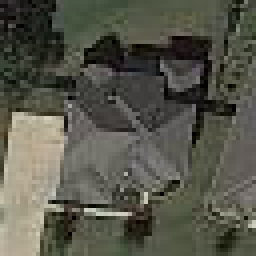
%> input picture ColorTransfer/samples/targets/train_1_00014_040_037.png, 64 x 64 px (shown 4 times larger)
$ octave ColorTransferDemo_with_mask.m   (GNU Octave 9; MATLAB toolbox functions it lacks are replaced by stand-ins)
%> lines starting %> are read from the running program, lines starting %| are printed output that depends on the picture
### ColorTransfer/Color_Transfer_CCS_with_mask.m
function est_im = Color_Transfer_CCS_with_mask(source,target,mask1,mask2)
%% We inspired this algorithm from different sources
%
%   Color_Transfor_CCS(SOURCE,TARGET) returns the colour transfered source
%   image SOURCE according to the target image TARGET.
%


% 只取mask内的部分，用来计算协方差矩阵
mask1 = repmat(mask1,[1,1,3]);
mask2 = repmat(mask2,[1,1,3]);

source_mask = source(mask1==1);
target_mask = target(mask2==1);

rgb_s_ = reshape(im2double(source),[],3)';

rgb_s = reshape(im2double(source_mask),[],3)';
rgb_t = reshape(im2double(target_mask),[],3)';

%% compute mean of the three aaxis :
mean_s = mean(rgb_s,2);
mean_t = mean(rgb_t,2);

%% compute covariance for th two images:
cov_s = cov(rgb_s');
cov_t = cov(rgb_t');
%% decompose covariances matrix using svd :
[U_s,A_s,~] = svd(cov_s);
[U_t,A_t,~] = svd(cov_t);

rgbh_s = [rgb_s_;ones(1,size(rgb_s_,2))];

%% compute transformation ( Rotation,Translation and Scaling )
% translations
T_t = eye(4); T_t(1:3,4) =  mean_t; %Target Image
T_s = eye(4); T_s(1:3,4) = -mean_s; %Source Image
% rotations
% Blkdiag : placing the matrix in diagonal
R_t = blkdiag(U_t,1);  R_s = blkdiag(inv(U_s),1);
% scalings :
% Note : for S_t ,after searching about previous work , we found that the
% S_t values must be taken as sqrt of the eigenvalues.(see original paper)
S_t = diag([diag(A_t).^(0.5);1]);
S_s = diag([diag(A_s).^(-0.5);1]);
%% estimation of rgbh_e :
rgbh_e = T_t*R_t*S_t*S_s*R_s*T_s*rgbh_s;   % estimated RGBs
rgb_e = rgbh_e(1:3,:);
%% final result
est_im = reshape(rgb_e',size(source));
end

### ColorTransfer/ColorTransferDemo_with_mask.m
%% Demostration of Colour Transfer methods :
close all
clear all
clc
%% Read Source & target Images :
%You may use the database : files/.... or Examples files
Im_target = imread('./samples/targets/train_1_00014_040_037.png');
%> Im_target is the input picture: size 64x64x3 uint8; mean R, G, B 86.5, 86.6, 74.9
Im_source = imread('./samples/sources/train_1_00012_054_056.png');
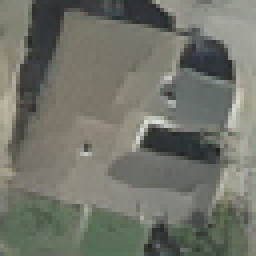
%> input picture ColorTransfer/samples/sources/train_1_00012_054_056.png, 64 x 64 px (shown 4 times larger)
%> Im_source is the input picture: size 64x64x3 uint8; mean R, G, B 113.5, 115.4, 105.6

m_target = imread('./samples/targets/label/train_1_00014_040_037.png')/255;
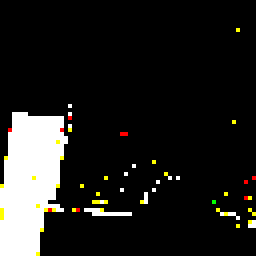
%> m_target: size 64x64x3 uint8 (shown 4 times larger); mean R, G, B 0.127, 0.125, 0.116; drawn with 1 as white
m_source = imread('./samples/sources/label/train_1_00012_054_056.png')/255;
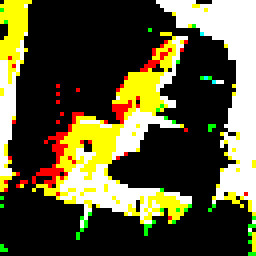
%> m_source: size 64x64x3 uint8 (shown 4 times larger); mean R, G, B 0.354, 0.338, 0.206; drawn with 1 as white
mask2 = imresize(m_target,[size(Im_target,1),size(Im_target,2)]);
mask1 = imresize(m_source,[size(Im_source,1),size(Im_source,2)]);
%%
Im_trg_d=  im2double(Im_target);
Im_src_d = im2double(Im_source );
mask1 = ones(size(Im_src_d,1),size(Im_src_d,2));
mask2 = ones(size(Im_trg_d,1),size(Im_trg_d,2));

%% Correlated Color Space : RGB
tic,
IR1= Color_Transfer_CCS_with_mask(Im_src_d,Im_trg_d,mask1,mask2);  %Call the C-Color Transfer function ( source,target )
%> in Color_Transfer_CCS_with_mask, `mean_s = mean(rgb_s,2);`: mean_s = [0.445; 0.452; 0.414]
%> in Color_Transfer_CCS_with_mask, `mean_t = mean(rgb_t,2);`: mean_t = [0.339; 0.34; 0.294]
%> in Color_Transfer_CCS_with_mask, `cov_s = cov(rgb_s');`: cov_s = [0.017 0.0155 0.0141; 0.0155 0.0147 0.0132; 0.0141 0.0132 0.0123]
%> in Color_Transfer_CCS_with_mask, `cov_t = cov(rgb_t');`: cov_t = [0.0287 0.0272 0.0251; 0.0272 0.026 0.0239; 0.0251 0.0239 0.0225]
%> in Color_Transfer_CCS_with_mask, `[U_s,A_s,~] = svd(cov_s);`: U_s = [-0.621 0.718 0.312; -0.578 -0.152 -0.802; -0.529 -0.679 0.51]; A_s = [0.0434 0 0; 0 0.000321 0; 0 0 0.000264]
%> in Color_Transfer_CCS_with_mask, `[U_t,A_t,~] = svd(cov_t);`: U_t = [-0.611 0.371 0.7; -0.581 0.39 -0.714; -0.538 -0.843 -0.0223]; A_t = [0.0767 0 0; 0 0.000364 0; 0 0 0.000151]
%> in Color_Transfer_CCS_with_mask, `R_t = blkdiag(U_t,1)`: R_t = [-0.611 0.371 0.7 0; -0.581 0.39 -0.714 0; -0.538 -0.843 -0.0223 0; 0 0 0 1]
%> in Color_Transfer_CCS_with_mask, `R_s = blkdiag(inv(U_s),1)`: R_s = [-0.621 -0.578 -0.529 0; 0.718 -0.152 -0.679 0; 0.312 -0.802 0.51 0; 0 0 0 1]
%> in Color_Transfer_CCS_with_mask, `S_t = diag([diag(A_t).^(0.5);1]);`: S_t = [0.277 0 0 0; 0 0.0191 0 0; 0 0 0.0123 0; 0 0 0 1]
%> in Color_Transfer_CCS_with_mask, `S_s = diag([diag(A_s).^(-0.5);1]);`: S_s = [4.8 0 0 0; 0 55.78 0 0; 0 0 61.53 0; 0 0 0 1]
%> in Color_Transfer_CCS_with_mask, `est_im = reshape(rgb_e',size(source));`:
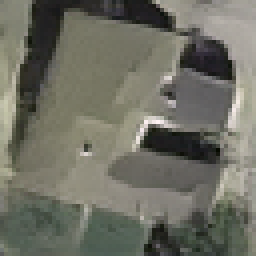
%> est_im: size 64x64x3 double (shown 4 times larger); mean R, G, B 0.339, 0.34, 0.294; mean of the top-left, top-right, bottom-left and bottom-right quarters 0.291, 0.375, 0.343, 0.288; drawn with min black and max white
time=toc;
%% Results :
figure;
subplot(1,3,1); imshow(Im_source); title('Original Image'); axis off
subplot(1,3,2); imshow(Im_target); title('Target Image'); axis off
subplot(1,3,3); imshow(IR1); title('Result Image '); axis off

imwrite(IR1,'result_Image.jpg');
fprintf('the color transfer algorithm took : %6.2f seconds \n',time);
